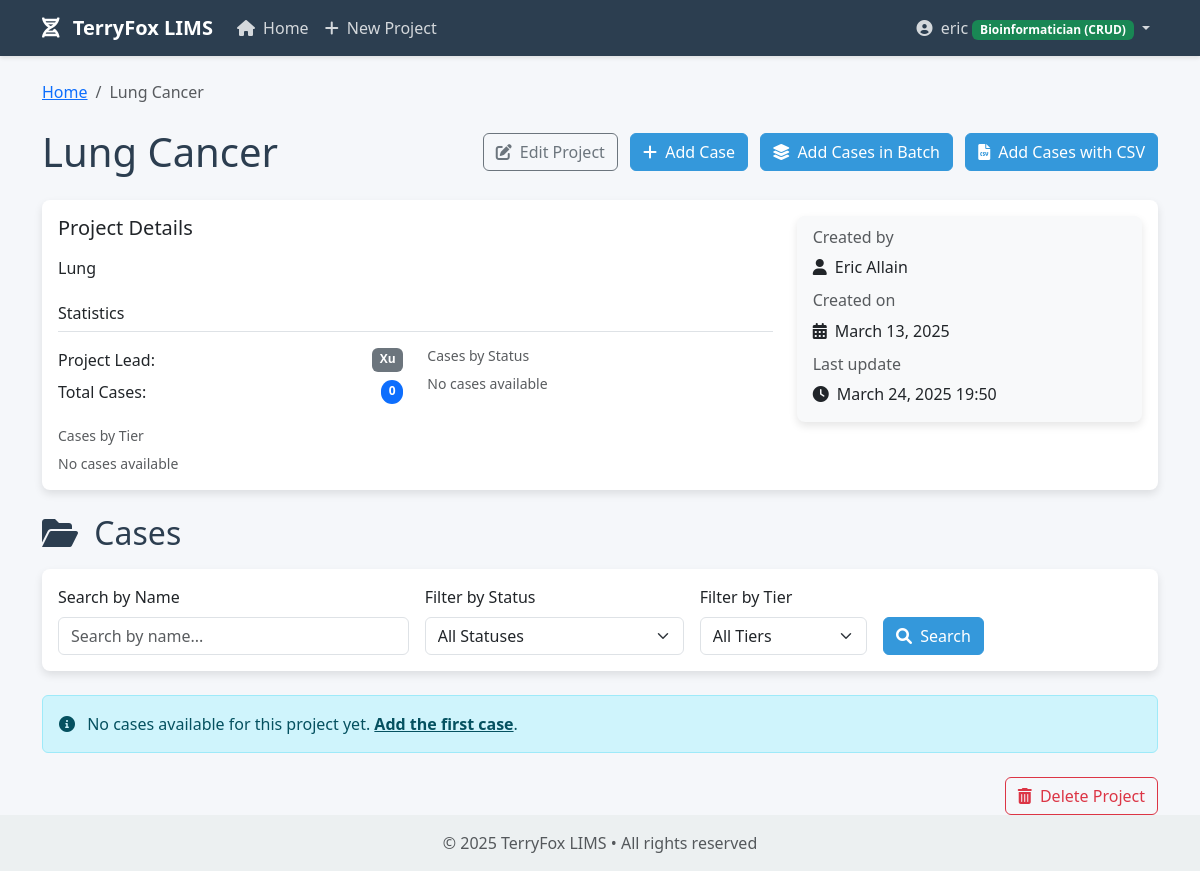
Page /projects/7/ (signed in) on the earlier database version.
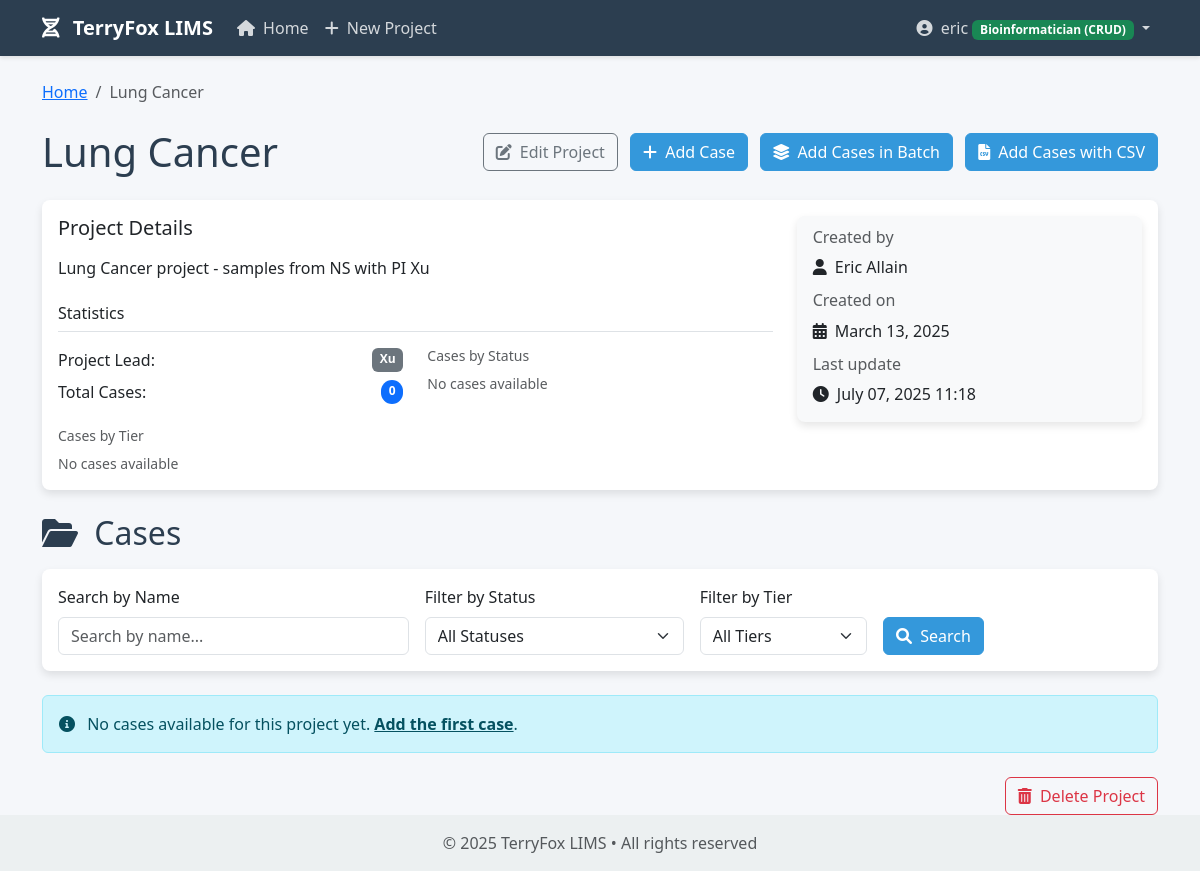
Same page on the later database version.
### core/models.py (models this page shows, shortened)
class Project(models.Model):
    name = models.CharField(max_length=255)
    description = models.TextField(blank=True)
    project_lead = models.ForeignKey(
        ProjectLead,
        on_delete=models.SET_NULL,
        null=True,
        blank=True,
        related_name='projects',
        verbose_name=_('Project Lead')
    )
    created_at = models.DateTimeField(auto_now_add=True)
    updated_at = models.DateTimeField(auto_now=True)
    created_by = models.ForeignKey(User, on_delete=models.CASCADE, related_name='created_projects')

class ProjectLead(models.Model):
    name = models.CharField(max_length=255, unique=True)
    def __str__(self):
        return self.name
    class Meta:
        ordering = ['name']
        verbose_name = _('Project Lead')
        verbose_name_plural = _('Project Leads')

### core/views.py (the view)
# urls.py: path('projects/<int:project_id>/', views.project_detail, name='project_detail'),
@login_required
def project_detail(request, project_id):
    project = get_object_or_404(Project, id=project_id)
    filter_form = CaseFilterForm(request.GET)
    cases = project.cases.all()
    if filter_form.is_valid():
        case_name = filter_form.cleaned_data.get('name')
        case_status = filter_form.cleaned_data.get('status')
        case_tier = filter_form.cleaned_data.get('tier')
        if case_name:
            cases = cases.filter(name__icontains=case_name)
        if case_status:
            cases = cases.filter(status=case_status)
        if case_tier:
            cases = cases.filter(tier=case_tier)
    all_cases = project.cases.all()
    total_cases = all_cases.count()
    cases_by_status = all_cases.values('status').annotate(count=Count('id'))
    cases_by_tier = all_cases.values('tier').annotate(count=Count('id'))
    can_edit = request.user.groups.filter(name='Bioinformatician').exists() or request.user.is_superuser
    return render(request, 'core/project_detail.html', {
        'project': project,
        'cases': cases,
        'total_cases': total_cases,
        'cases_by_status': cases_by_status,
        'cases_by_tier': cases_by_tier,
        'can_edit': can_edit,
        'filter_form': filter_form,
    })

### core/forms.py
class CaseFilterForm(forms.Form):
    name = forms.CharField(
        required=False,
        widget=forms.TextInput(attrs={
            'class': 'form-control',
            'placeholder': _('Search by name...')
        })
    )
    status = forms.ChoiceField(
        choices=[('', _('All Statuses'))] + Case.STATUS_CHOICES,
        required=False,
        widget=forms.Select(attrs={'class': 'form-select'})
    )
    tier = forms.ChoiceField(
        choices=[('', _('All Tiers'))] + Case.TIER_CHOICES,
        required=False,
        widget=forms.Select(attrs={'class': 'form-select'})
    )

### templates/core/project_detail.html (shortened to what the changed rows need)
{% extends 'base.html' %}
{% block content %}
<nav aria-label="breadcrumb" class="mb-4">
    <ol class="breadcrumb">
        <li class="breadcrumb-item"><a href="{% url 'home' %}">Home</a></li>
        <li class="breadcrumb-item active">{{ project.name }}</li>
    </ol>
</nav>
<div class="d-flex justify-content-between align-items-center mb-4">
    <h1 class="mb-0">{{ project.name }}</h1>
    <div>
        {% if can_edit %}
        <a href="{% url 'project_update' project_id=project.id %}" class="btn btn-outline-secondary me-2">
        </a>
        <a href="{% url 'case_create' project_id=project.id %}" class="btn btn-primary me-2">
        </a>
        <a href="{% url 'batch_case_create' project_id=project.id %}" class="btn btn-primary me-2">
        </a>
        <a href="{% url 'csv_case_import' project_id=project.id %}" class="btn btn-primary">
        </a>
        {% endif %}
    </div>
</div>
<div class="card mb-4">
    <div class="card-body">
        <div class="row">
            <div class="col-md-8">
                <h5 class="card-title mb-3">Project Details</h5>
                <p>
                    {% if project.description %}
                        {{ project.description }}
                    {% else %}
                        <em>No description provided</em>
                    {% endif %}
                </p>
                <div class="mt-4">
                    <h6 class="border-bottom pb-2">Statistics</h6>
                    <div class="row mt-3">
                        <div class="col-md-6">
                            <div class="d-flex justify-content-between mb-2">
                                <span>Project Lead:</span>
                                <span class="badge bg-secondary">{{ project.project_lead|default:"Not specified" }}</span>
                            </div>
                        </div>
                    </div>
                </div>
            </div>
            <div class="col-md-4">
                <div class="card bg-light">
                    <div class="card-body">
                        <h6 class="card-subtitle mb-2 text-muted">Created by</h6>
                        <p class="card-text">
                            <i class="fas fa-user me-1"></i> {{ project.created_by.get_full_name|default:project.created_by.username }}
                        </p>
                        <h6 class="card-subtitle mb-2 text-muted">Created on</h6>
                        <p class="card-text">
                            <i class="fas fa-calendar-alt me-1"></i> {{ project.created_at|date:"F d, Y" }}
                        </p>
                        <h6 class="card-subtitle mb-2 text-muted">Last update</h6>
                        <p class="card-text mb-0">
                            <i class="fas fa-clock me-1"></i> {{ project.updated_at|date:"F d, Y H:i" }}
                        </p>
                    </div>
                </div>
            </div>
        </div>
    </div>
</div>
<h2 class="mb-3"><i class="fas fa-folder-open me-2"></i> Cases
</h2>
{% endblock %}

Differences in the rows shown:
changed Project "Lung Cancer": description "Lung" → "Lung Cancer project - samples from NS with PI Xu"; updated_at "March 24, 2025 19:50" → "July 07, 2025 11:18"
